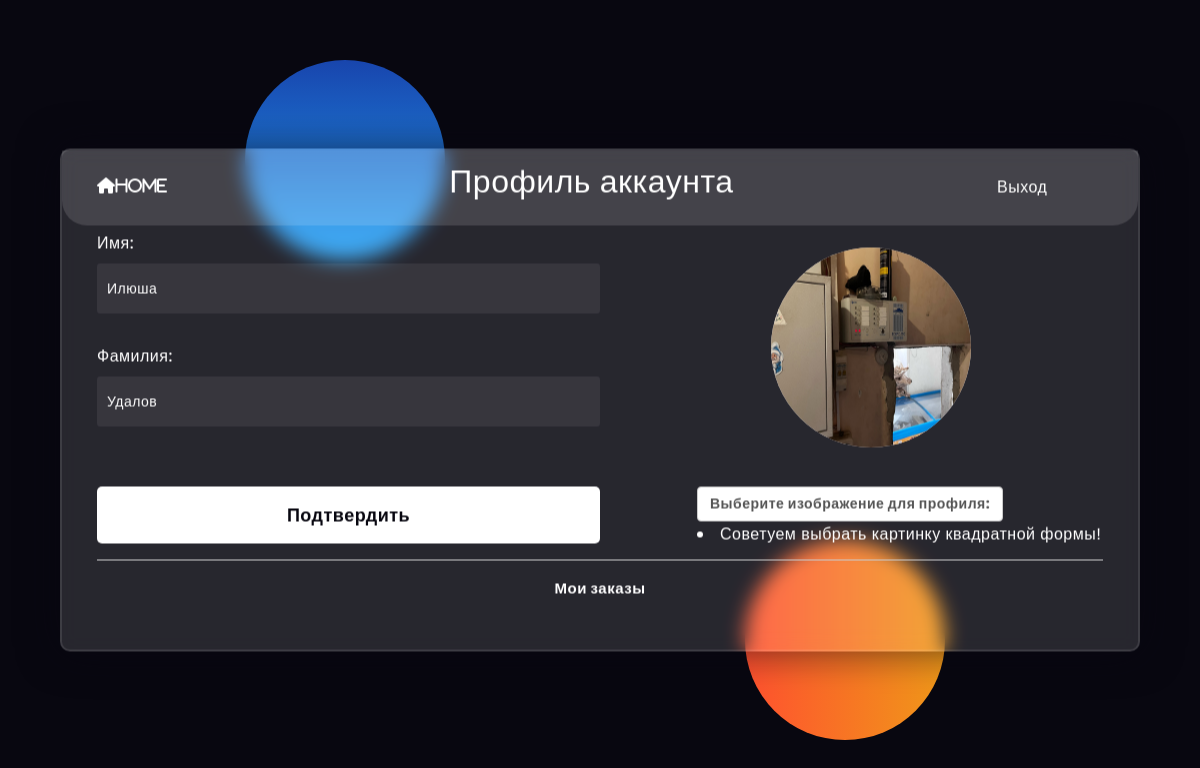
Page /profile/ (signed in) on the earlier database version.
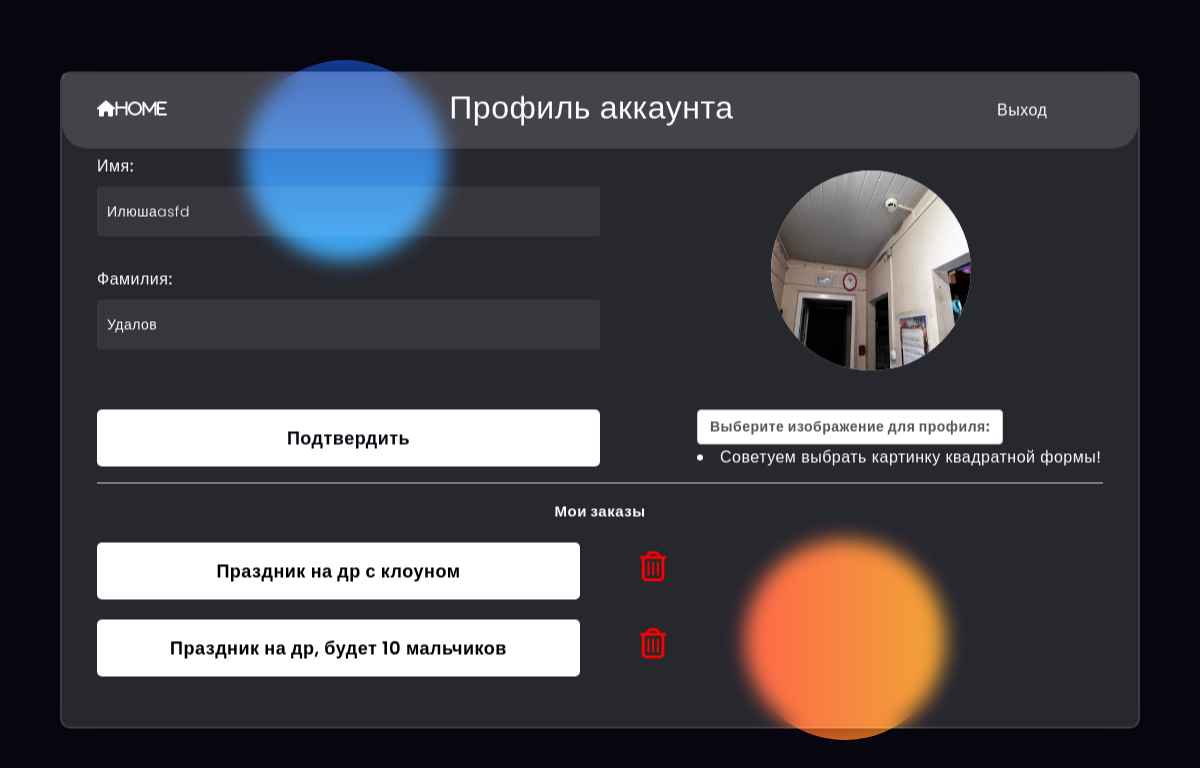
Same page on the later database version.
### users/models.py (models this page shows)
class User(AbstractUser):
    image = models.ImageField(upload_to='users_images', null=True, blank=True)
    class Meta:
        verbose_name = "Пользователь"
        verbose_name_plural = "Пользователи"

### main/models.py (models this page shows, shortened)
class Orders(models.Model):
    user_id = models.ForeignKey(User, verbose_name='Заказчик', on_delete=models.PROTECT)
    order_description = models.CharField(max_length=150)
    class Meta:
        verbose_name = 'Заказ'
        verbose_name_plural = 'Заказы'

### users/views.py (the view)
# urls.py: path('profile/', views.profile, name='profile'),
def profile(request):
    if request.method == 'POST':
        print(request.POST)
        form = UserProfileForm(instance=request.user, data=request.POST, files=request.FILES)
        if form.is_valid():
            form.save()
            return HttpResponseRedirect(reverse('users:profile'))
    else:
        form = UserProfileForm(instance=request.user)
    orders = Orders.objects.filter(user_id = request.user.id)
    context = {
        'form': form,
        'title': 'Profile',
        'orders': orders
    }
    return render(request, 'users/profile.html', context)

### users/forms.py
class UserProfileForm(UserChangeForm):
    first_name = forms.CharField(widget=forms.TextInput(
        attrs={
        'class': 'form-control'
    }),
        required=False)
    last_name = forms.CharField(widget=forms.TextInput(
        attrs={
        'class': 'form-control'
    }),
        required=False)
    image = forms.ImageField(widget=forms.FileInput(
        attrs={'class': 'custom-file-input',
               'id': 'image-upload',
               }),
        required=False
    )
    class Meta:
        model = User
        fields = ('first_name', 'last_name', 'image')

### users/templates/users/profile.html (shortened to what this page needs)
<html lang="en"><head>
      <link rel="stylesheet" href="https://cdnjs.cloudflare.com/ajax/libs/font-awesome/5.15.4/css/all.min.css">
  </head>
  <body>
      <div class="background">
          <div class="shape"></div>
          <div class="shape"></div>
      </div>
      <form method="POST" action="{% url 'users:profile' %}" enctype="multipart/form-data">
          <div class="temen"></div>
          <a href="{% url "main:index" %}"><i class="fa fa-home cust_icon" aria-hidden="true">home</i></a>
          <h3>Профиль аккаунта</h3>
          <a href="{% url 'users:logout' %}" class="logout" >Выход</a>
            <label for="{{ form.first_name.id_for_label }}">Имя:</label>
            {{ form.first_name }}
            <label class="small mb-1" for="{{ form.last_name.id_for_label }}">Фамилия:</label>
            {{ form.last_name }}
            <img class="avatar" src="{% if request.user.image %}{{ request.user.image.url }}{% else %}http://static.physoc.org/app/uploads/2019/10/09133258/Honorary-Members-placeholder.jpg {% endif %}" alt="1"/>
            <div class="photo" style='margin-top: 30px'>
                <label class="custom-file-upload" for="{{ form.image.id_for_label }}">Выберите изображение для профиля:</label>
                    <li>Советуем выбрать картинку квадратной формы!</li>
            </div>
          <button class="test" type="submit">Подтвердить</button>
          <hr>
          <h2>Мои заказы</h2>
          <div class="d">
        {% for item in orders %}
            <button class="zakaz" style="text-align: center; color: black; text-decoration: none;">{{ item.order_description }}</button><a href="{% url 'users:delete_order' item.id %}"><i class="fa fa-trash-o cust-icon" aria-hidden="true"></i></a>
        {% endfor %}
        </div>
      </form>
  </body>
  </html>

Differences in the rows shown:
changed User "Удалов": first_name "Илюша" → "Илюшаasfd"; image: a different picture
added Orders: order_description "Праздник на др с клоуном"
added Orders: order_description "Праздник на др, будет 10 мальчиков"
